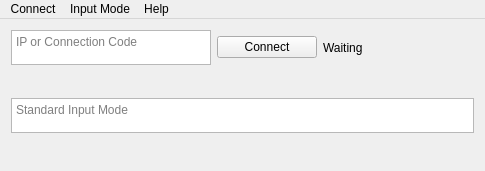
<?xml version="1.0" encoding="UTF-8"?>
<ui version="4.0">
 <class>MainWindow</class>
 <widget class="QMainWindow" name="MainWindow">
  <property name="geometry">
   <rect>
    <x>0</x>
    <y>0</y>
    <width>485</width>
    <height>171</height>
   </rect>
  </property>
  <property name="minimumSize">
   <size>
    <width>0</width>
    <height>30</height>
   </size>
  </property>
  <property name="windowTitle">
   <string>MainWindow</string>
  </property>
  <widget class="QWidget" name="centralWidget">
   <layout class="QVBoxLayout" name="verticalLayout_7">
    <item>
     <widget class="QWidget" name="widget_3" native="true">
      <property name="maximumSize">
       <size>
        <width>16777215</width>
        <height>40</height>
       </size>
      </property>
      <layout class="QHBoxLayout" name="horizontalLayout_5">
       <property name="leftMargin">
        <number>0</number>
       </property>
       <property name="topMargin">
        <number>0</number>
       </property>
       <property name="rightMargin">
        <number>0</number>
       </property>
       <property name="bottomMargin">
        <number>0</number>
       </property>
       <item>
        <widget class="QStackedWidget" name="stackedWidgetChannel">
         <property name="maximumSize">
          <size>
           <width>200</width>
           <height>40</height>
          </size>
         </property>
         <property name="currentIndex">
          <number>0</number>
         </property>
         <widget class="QWidget" name="pageIPNetwork">
          <layout class="QHBoxLayout" name="horizontalLayout_2">
           <property name="leftMargin">
            <number>0</number>
           </property>
           <property name="topMargin">
            <number>0</number>
           </property>
           <property name="rightMargin">
            <number>0</number>
           </property>
           <property name="bottomMargin">
            <number>0</number>
           </property>
           <item>
            <widget class="QPlainTextEdit" name="plainTextEditConnCode">
             <property name="maximumSize">
              <size>
               <width>16777215</width>
               <height>35</height>
              </size>
             </property>
             <property name="placeholderText">
              <string>IP or Connection Code</string>
             </property>
            </widget>
           </item>
          </layout>
         </widget>
         <widget class="QWidget" name="pageBluetooth">
          <layout class="QHBoxLayout" name="horizontalLayout">
           <property name="leftMargin">
            <number>0</number>
           </property>
           <property name="topMargin">
            <number>0</number>
           </property>
           <property name="rightMargin">
            <number>0</number>
           </property>
           <property name="bottomMargin">
            <number>0</number>
           </property>
           <item>
            <widget class="QComboBox" name="comboBoxBluetoothList"/>
           </item>
          </layout>
         </widget>
        </widget>
       </item>
       <item>
        <widget class="QPushButton" name="pushButtonConnect">
         <property name="maximumSize">
          <size>
           <width>100</width>
           <height>16777215</height>
          </size>
         </property>
         <property name="text">
          <string>Connect</string>
         </property>
        </widget>
       </item>
       <item>
        <widget class="QLabel" name="labelStatus">
         <property name="text">
          <string>Waiting</string>
         </property>
        </widget>
       </item>
      </layout>
     </widget>
    </item>
    <item>
     <widget class="QStackedWidget" name="stackedWidgetInputMode">
      <property name="currentIndex">
       <number>0</number>
      </property>
      <widget class="QWidget" name="page">
       <layout class="QVBoxLayout" name="verticalLayout_6">
        <property name="spacing">
         <number>0</number>
        </property>
        <property name="leftMargin">
         <number>0</number>
        </property>
        <property name="topMargin">
         <number>0</number>
        </property>
        <property name="rightMargin">
         <number>0</number>
        </property>
        <property name="bottomMargin">
         <number>0</number>
        </property>
        <item>
         <widget class="QWidget" name="widget" native="true">
          <layout class="QVBoxLayout" name="verticalLayout_2">
           <property name="spacing">
            <number>0</number>
           </property>
           <property name="leftMargin">
            <number>0</number>
           </property>
           <property name="topMargin">
            <number>0</number>
           </property>
           <property name="rightMargin">
            <number>0</number>
           </property>
           <property name="bottomMargin">
            <number>0</number>
           </property>
           <item>
            <spacer name="verticalSpacer_2">
             <property name="orientation">
              <enum>Qt::Vertical</enum>
             </property>
             <property name="sizeHint" stdset="0">
              <size>
               <width>20</width>
               <height>19</height>
              </size>
             </property>
            </spacer>
           </item>
           <item>
            <widget class="MyTextEdit" name="textEditStandard">
             <property name="maximumSize">
              <size>
               <width>16777215</width>
               <height>35</height>
              </size>
             </property>
             <property name="placeholderText">
              <string>Standard Input Mode</string>
             </property>
            </widget>
           </item>
           <item>
            <spacer name="verticalSpacer_3">
             <property name="orientation">
              <enum>Qt::Vertical</enum>
             </property>
             <property name="sizeHint" stdset="0">
              <size>
               <width>20</width>
               <height>20</height>
              </size>
             </property>
            </spacer>
           </item>
          </layout>
         </widget>
        </item>
       </layout>
      </widget>
      <widget class="QWidget" name="page_2">
       <layout class="QVBoxLayout" name="verticalLayout_4">
        <property name="spacing">
         <number>0</number>
        </property>
        <property name="leftMargin">
         <number>0</number>
        </property>
        <property name="topMargin">
         <number>0</number>
        </property>
        <property name="rightMargin">
         <number>0</number>
        </property>
        <property name="bottomMargin">
         <number>0</number>
        </property>
        <item>
         <widget class="QWidget" name="widgetMultiline" native="true">
          <layout class="QHBoxLayout" name="horizontalLayout_4">
           <property name="leftMargin">
            <number>0</number>
           </property>
           <property name="topMargin">
            <number>0</number>
           </property>
           <property name="rightMargin">
            <number>0</number>
           </property>
           <property name="bottomMargin">
            <number>0</number>
           </property>
           <item>
            <widget class="MyTextEdit" name="textEditMultiline">
             <property name="placeholderText">
              <string>Multiline Input Mode</string>
             </property>
            </widget>
           </item>
           <item>
            <layout class="QVBoxLayout" name="verticalLayout">
             <item>
              <spacer name="verticalSpacer">
               <property name="orientation">
                <enum>Qt::Vertical</enum>
               </property>
               <property name="sizeHint" stdset="0">
                <size>
                 <width>20</width>
                 <height>40</height>
                </size>
               </property>
              </spacer>
             </item>
             <item>
              <widget class="QPushButton" name="pushButtonSendMultiline">
               <property name="minimumSize">
                <size>
                 <width>50</width>
                 <height>0</height>
                </size>
               </property>
               <property name="text">
                <string>Send</string>
               </property>
              </widget>
             </item>
            </layout>
           </item>
          </layout>
         </widget>
        </item>
       </layout>
      </widget>
      <widget class="QWidget" name="page_3">
       <layout class="QVBoxLayout" name="verticalLayout_8">
        <property name="spacing">
         <number>0</number>
        </property>
        <property name="leftMargin">
         <number>0</number>
        </property>
        <property name="topMargin">
         <number>0</number>
        </property>
        <property name="rightMargin">
         <number>0</number>
        </property>
        <property name="bottomMargin">
         <number>0</number>
        </property>
        <item>
         <widget class="QWidget" name="widget_4" native="true">
          <layout class="QVBoxLayout" name="verticalLayout_3">
           <property name="spacing">
            <number>0</number>
           </property>
           <property name="leftMargin">
            <number>0</number>
           </property>
           <property name="topMargin">
            <number>0</number>
           </property>
           <property name="rightMargin">
            <number>0</number>
           </property>
           <property name="bottomMargin">
            <number>0</number>
           </property>
           <item>
            <spacer name="verticalSpacer_4">
             <property name="orientation">
              <enum>Qt::Vertical</enum>
             </property>
             <property name="sizeHint" stdset="0">
              <size>
               <width>20</width>
               <height>17</height>
              </size>
             </property>
            </spacer>
           </item>
           <item>
            <widget class="MyTextEdit" name="textEditFast">
             <property name="maximumSize">
              <size>
               <width>16777215</width>
               <height>35</height>
              </size>
             </property>
             <property name="acceptRichText">
              <bool>false</bool>
             </property>
             <property name="placeholderText">
              <string>Immediate Input Mode</string>
             </property>
            </widget>
           </item>
           <item>
            <spacer name="verticalSpacer_5">
             <property name="orientation">
              <enum>Qt::Vertical</enum>
             </property>
             <property name="sizeHint" stdset="0">
              <size>
               <width>20</width>
               <height>17</height>
              </size>
             </property>
            </spacer>
           </item>
          </layout>
         </widget>
        </item>
       </layout>
      </widget>
     </widget>
    </item>
   </layout>
  </widget>
  <widget class="QMenuBar" name="menuBar">
   <property name="geometry">
    <rect>
     <x>0</x>
     <y>0</y>
     <width>485</width>
     <height>23</height>
    </rect>
   </property>
   <widget class="QMenu" name="menu">
    <property name="title">
     <string>Connect</string>
    </property>
    <addaction name="actionIP_Network"/>
    <addaction name="actionBluetooth"/>
   </widget>
   <widget class="QMenu" name="menuHelp">
    <property name="title">
     <string>Help</string>
    </property>
    <addaction name="actionUsage"/>
    <addaction name="actionInstallPhone"/>
    <addaction name="actionMailFeedback"/>
    <addaction name="separator"/>
    <addaction name="actionWebsite"/>
    <addaction name="actionWeibo"/>
    <addaction name="actionFollowWechat"/>
    <addaction name="separator"/>
    <addaction name="actionCheckUpdate"/>
    <addaction name="actionAbout"/>
   </widget>
   <widget class="QMenu" name="menuMode">
    <property name="title">
     <string>Input Mode</string>
    </property>
    <addaction name="actionStandard_Input_Mode"/>
    <addaction name="actionMultiline_Input_Mode"/>
    <addaction name="actionImmediate_Input_Mode"/>
   </widget>
   <addaction name="menu"/>
   <addaction name="menuMode"/>
   <addaction name="menuHelp"/>
  </widget>
  <action name="actionIP_Network">
   <property name="checkable">
    <bool>true</bool>
   </property>
   <property name="checked">
    <bool>true</bool>
   </property>
   <property name="text">
    <string>Connect by IP or Connection Code</string>
   </property>
  </action>
  <action name="actionBluetooth">
   <property name="checkable">
    <bool>true</bool>
   </property>
   <property name="text">
    <string>Connect by Bluetooth (beta)</string>
   </property>
  </action>
  <action name="actionAbout">
   <property name="text">
    <string>About</string>
   </property>
  </action>
  <action name="actionWeibo">
   <property name="text">
    <string>Weibo</string>
   </property>
  </action>
  <action name="actionUsage">
   <property name="text">
    <string>How To Use</string>
   </property>
  </action>
  <action name="actionInstallPhone">
   <property name="text">
    <string>Install Phone Client</string>
   </property>
  </action>
  <action name="actionMailFeedback">
   <property name="text">
    <string>Feedback</string>
   </property>
  </action>
  <action name="actionWebsite">
   <property name="text">
    <string>Official Website</string>
   </property>
  </action>
  <action name="actionFollowWechat">
   <property name="text">
    <string>Wechat Subscription</string>
   </property>
  </action>
  <action name="actionCheckUpdate">
   <property name="text">
    <string>Check Update</string>
   </property>
  </action>
  <action name="actionStandard_Input_Mode">
   <property name="checkable">
    <bool>true</bool>
   </property>
   <property name="text">
    <string>Standard Input Mode</string>
   </property>
  </action>
  <action name="actionMultiline_Input_Mode">
   <property name="checkable">
    <bool>true</bool>
   </property>
   <property name="text">
    <string>Multiline Input Mode</string>
   </property>
  </action>
  <action name="actionImmediate_Input_Mode">
   <property name="checkable">
    <bool>true</bool>
   </property>
   <property name="text">
    <string>Immediate Input Mode</string>
   </property>
  </action>
 </widget>
 <layoutdefault spacing="6" margin="11"/>
 <customwidgets>
  <customwidget>
   <class>MyTextEdit</class>
   <extends>QTextEdit</extends>
   <header>src/mytextedit.h</header>
  </customwidget>
 </customwidgets>
 <resources/>
 <connections/>
</ui>
